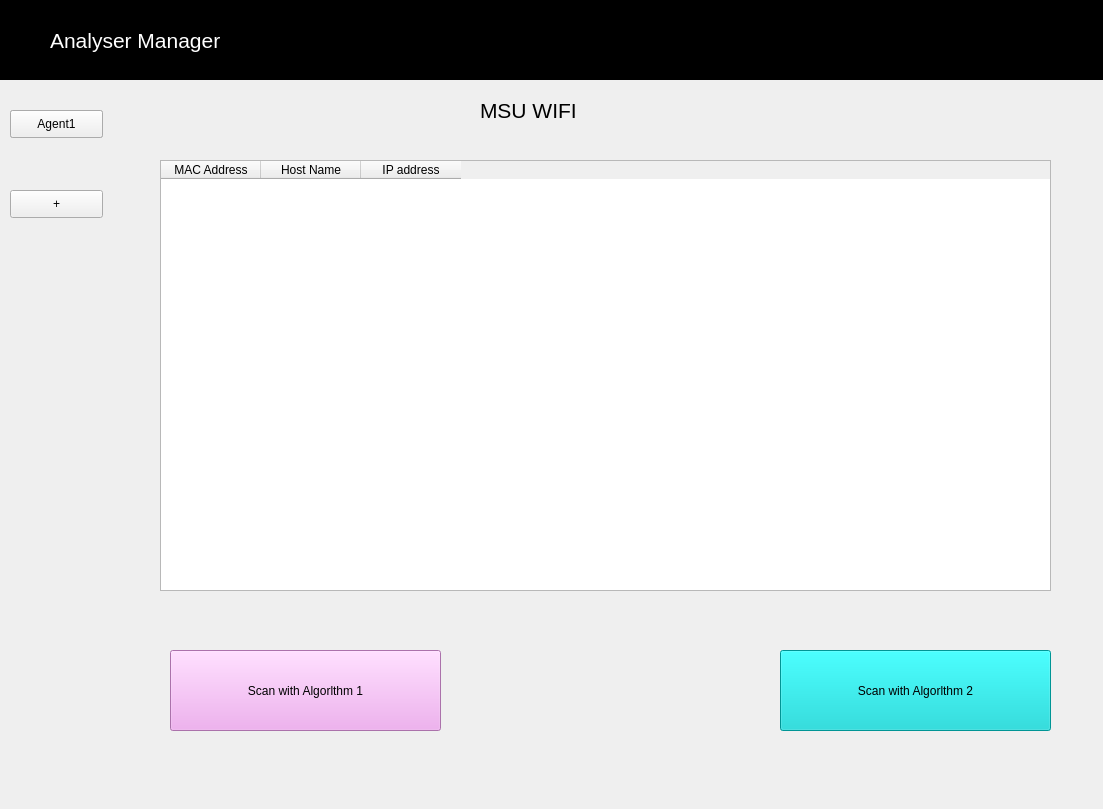
<?xml version="1.0" encoding="UTF-8"?>
<ui version="4.0">
 <class>Form</class>
 <widget class="QWidget" name="Form">
  <property name="geometry">
   <rect>
    <x>0</x>
    <y>0</y>
    <width>1103</width>
    <height>809</height>
   </rect>
  </property>
  <property name="mouseTracking">
   <bool>false</bool>
  </property>
  <property name="tabletTracking">
   <bool>false</bool>
  </property>
  <property name="windowTitle">
   <string>Form</string>
  </property>
  <property name="autoFillBackground">
   <bool>false</bool>
  </property>
  <widget class="QLabel" name="label">
   <property name="geometry">
    <rect>
     <x>480</x>
     <y>80</y>
     <width>201</width>
     <height>61</height>
    </rect>
   </property>
   <property name="font">
    <font>
     <pointsize>16</pointsize>
    </font>
   </property>
   <property name="text">
    <string>MSU WIFI</string>
   </property>
  </widget>
  <widget class="QTableWidget" name="tableWidget">
   <property name="geometry">
    <rect>
     <x>160</x>
     <y>160</y>
     <width>891</width>
     <height>431</height>
    </rect>
   </property>
   <property name="showGrid">
    <bool>true</bool>
   </property>
   <column>
    <property name="text">
     <string>MAC Address</string>
    </property>
   </column>
   <column>
    <property name="text">
     <string>Host Name</string>
    </property>
   </column>
   <column>
    <property name="text">
     <string>IP address</string>
    </property>
   </column>
  </widget>
  <widget class="QWidget" name="widget" native="true">
   <property name="geometry">
    <rect>
     <x>0</x>
     <y>0</y>
     <width>1111</width>
     <height>80</height>
    </rect>
   </property>
   <property name="autoFillBackground">
    <bool>false</bool>
   </property>
   <property name="styleSheet">
    <string notr="true">background-color: rgb(0, 0, 0);</string>
   </property>
   <widget class="QGraphicsView" name="graphicsView">
    <property name="geometry">
     <rect>
      <x>1020</x>
      <y>10</y>
      <width>71</width>
      <height>51</height>
     </rect>
    </property>
    <property name="backgroundBrush">
     <brush brushstyle="NoBrush">
      <color alpha="0">
       <red>255</red>
       <green>255</green>
       <blue>255</blue>
      </color>
     </brush>
    </property>
   </widget>
   <widget class="QLabel" name="label_2">
    <property name="geometry">
     <rect>
      <x>50</x>
      <y>20</y>
      <width>241</width>
      <height>41</height>
     </rect>
    </property>
    <property name="text">
     <string>&lt;html&gt;&lt;head/&gt;&lt;body&gt;&lt;p&gt;&lt;span style=&quot; font-size:16pt; color:#ffffff;&quot;&gt;Analyser Manager&lt;/span&gt;&lt;/p&gt;&lt;/body&gt;&lt;/html&gt;</string>
    </property>
   </widget>
  </widget>
  <widget class="QWidget" name="widget_2" native="true">
   <property name="geometry">
    <rect>
     <x>0</x>
     <y>80</y>
     <width>120</width>
     <height>731</height>
    </rect>
   </property>
   <property name="autoFillBackground">
    <bool>true</bool>
   </property>
   <widget class="QWidget" name="widget_3" native="true">
    <property name="geometry">
     <rect>
      <x>0</x>
      <y>0</y>
      <width>120</width>
      <height>80</height>
     </rect>
    </property>
    <widget class="QPushButton" name="pushButton_3">
     <property name="geometry">
      <rect>
       <x>10</x>
       <y>30</y>
       <width>93</width>
       <height>28</height>
      </rect>
     </property>
     <property name="text">
      <string>PushButton</string>
     </property>
    </widget>
    <widget class="QWidget" name="widget_4" native="true">
     <property name="geometry">
      <rect>
       <x>0</x>
       <y>0</y>
       <width>120</width>
       <height>80</height>
      </rect>
     </property>
     <widget class="QPushButton" name="pushButton_4">
      <property name="geometry">
       <rect>
        <x>10</x>
        <y>30</y>
        <width>93</width>
        <height>28</height>
       </rect>
      </property>
      <property name="text">
       <string>Agent1</string>
      </property>
     </widget>
    </widget>
   </widget>
   <widget class="QWidget" name="widget_5" native="true">
    <property name="geometry">
     <rect>
      <x>0</x>
      <y>80</y>
      <width>120</width>
      <height>80</height>
     </rect>
    </property>
    <widget class="QPushButton" name="pushButton_5">
     <property name="geometry">
      <rect>
       <x>10</x>
       <y>30</y>
       <width>93</width>
       <height>28</height>
      </rect>
     </property>
     <property name="text">
      <string>+</string>
     </property>
    </widget>
   </widget>
  </widget>
  <widget class="QPushButton" name="pushButton">
   <property name="geometry">
    <rect>
     <x>170</x>
     <y>650</y>
     <width>271</width>
     <height>81</height>
    </rect>
   </property>
   <property name="cursor">
    <cursorShape>WaitCursor</cursorShape>
   </property>
   <property name="styleSheet">
    <string notr="true">background-color: rgb(239, 159, 239);</string>
   </property>
   <property name="text">
    <string>Scan with Algorlthm 1</string>
   </property>
  </widget>
  <widget class="QPushButton" name="pushButton_2">
   <property name="geometry">
    <rect>
     <x>780</x>
     <y>650</y>
     <width>271</width>
     <height>81</height>
    </rect>
   </property>
   <property name="cursor">
    <cursorShape>ArrowCursor</cursorShape>
   </property>
   <property name="autoFillBackground">
    <bool>false</bool>
   </property>
   <property name="styleSheet">
    <string notr="true">background-color: rgb(0, 209, 209);</string>
   </property>
   <property name="text">
    <string>Scan with Algorlthm 2</string>
   </property>
   <property name="iconSize">
    <size>
     <width>16</width>
     <height>16</height>
    </size>
   </property>
   <property name="default">
    <bool>false</bool>
   </property>
   <property name="flat">
    <bool>false</bool>
   </property>
  </widget>
 </widget>
 <resources/>
 <connections/>
</ui>
